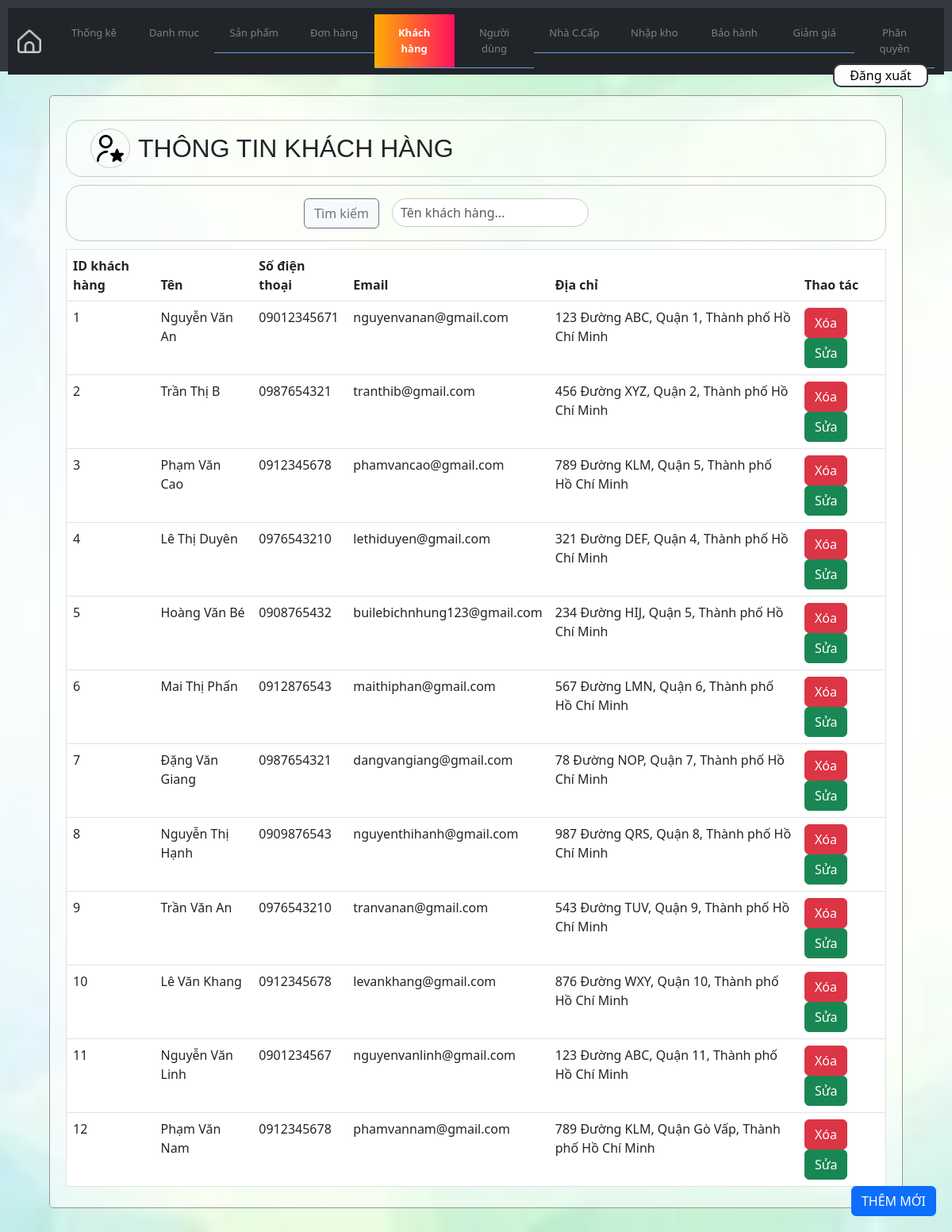
Page /admin/index.php?ctrl=customerController (signed in) on the committed database.
### tables this page shows
CREATE TABLE `khach_hang` (
  `id` int(11) NOT NULL,
  `ten` varchar(255) DEFAULT NULL,
  `so_dien_thoai` varchar(20) DEFAULT NULL,
  `email` varchar(255) DEFAULT NULL,
  `dia_chi` varchar(255) DEFAULT NULL,
  `id_nguoi_dung` int(11) DEFAULT NULL
);

### lib/database.php (called while the page is built, shortened)
<?php
class Database
{
    private $host = "localhost";
    private $username = "root";
    private $password = "";
    private $database = "phonestore";
    private $conn;
    public function __construct()
    {
        $this->conn = $this->connectDB();
    }
    private function connectDB()
    {
        $conn = mysqli_connect($this->host, $this->username, $this->password, $this->database);
        return $conn;
    }
    public function select($query)
    {
        $result = mysqli_query($this->conn, $query);
        if ($result) {
            $data = mysqli_fetch_all($result, MYSQLI_ASSOC);
            return $data;
        } else {
            die(mysqli_error($this->conn));
        }
    }
}

### admin/model/customerModel.php (called while the page is built, shortened)
<?php
class CustomerModel
{
    private $db;
    public function __construct()
    {
        $this->db = new Database();
    }
    public function getAllCustomers()
    {
        $query = "SELECT * FROM khach_hang";
        return $this->db->select($query);
    }
}

### admin/view/customerView.php (the view, shortened to what this page needs)
<!DOCTYPE html>
<html lang="vi">
<head>
    <link rel="stylesheet" href="/admin/css/common.css">
    <link href="https://cdn.jsdelivr.net/npm/bootstrap@5.3.0-alpha1/dist/css/bootstrap.min.css" rel="stylesheet">
</head>
<body>
    <div class="containerr">
        <div class="header-box">
            <div class="header-icon">
                <img src="/admin/img/icon/customer.png" alt="customerImg">
            </div>
            <h2 class="mt-0 mb-0">THÔNG TIN KHÁCH HÀNG</h2>
        </div>
        <div class="searchHolder">
            <form class="search-form-customer mt-3">
                <div class="row g-3 searchField">
                    <div class="col-auto">
                        <input type="text" id="search" name="search" placeholder="Tên khách hàng..." class="form-control" width="100%">
                    </div>
                    <div class="col-auto search">
                        <button type="submit" class="btn btn-light btn-outline-secondary">Tìm kiếm</button>
                    </div>
                </div>
            </form>
        </div>
        <div class="addNew btn btn-primary">
            <a class="addCustomerLink" href="index.php?ctrl=customerController&action=viewAddCustomer">THÊM MỚI</a>
        </div>
        <table class="table">
            <thead class="bg-dark text-white">
                <tr>
                    <th>ID khách hàng</th>
                    <th>Tên</th>
                    <th>Số điện thoại</th>
                    <th>Email</th>
                    <th>Địa chỉ</th>
                    <th>Thao tác</th>
                </tr>
            </thead>
            <tbody>
                <?php foreach ($customers as $customer) : ?>
                    <tr>
                        <td><?php echo $customer['id']; ?></td>
                        <td><?php echo $customer['ten']; ?></td>
                        <td><?php echo $customer['so_dien_thoai']; ?></td>
                        <td><?php echo $customer['email']; ?></td>
                        <td><?php echo $customer['dia_chi']; ?></td>
                        <td>
                            <a class="btn btn-danger deleteCustomerLink" href="index.php?ctrl=customerController&action=deleteCustomer&id=<?php echo $customer['id']; ?>">Xóa</a>
                            <a class="btn btn-success updateCustomerLink" href="index.php?ctrl=customerController&action=updateCustomerView&id=<?php echo $customer['id']; ?>">Sửa</a>
                        </td>
                    </tr>
                <?php endforeach; ?>
            </tbody>
        </table>
    </div>
</body>
</html>

### admin/css/style.css (style rules this page uses)
table { border-collapse: collapse; width: 100%; }
table, th, td { border: 1px solid black; }
* { margin: 0; padding: 0; box-sizing: border-box; }

### admin/css/common.css (style rules this page uses)
.search { transition: all 0.2s; }
.header-icon { width: 50px; height: 50px; margin-inline: 20px; border: 1px solid rgb(200, 200, 200); padding: 5px; border-radius: 50%; display: flex; justify-content: center; align-items: center; overflow: hidden; }
.header-icon img { width: 90%; height: 90%; object-fit: cover; }
.containerr { background-color: rgb(255, 255, 255, 0.5); padding: 10px; border: 1px solid rgb(150, 150, 150); border-radius: 5px; padding-inline: 20px; cursor: default; margin-bottom: 10px; }
.header-box { border: 1px solid rgb(200, 200, 200); padding: 10px; margin-top: 20px; display: inline-flex; align-items: center; width: 100%; border-radius: 20px; margin-bottom: 10px; }
.header-box h2 { font-family: Arial, Helvetica, sans-serif }
.header-icon { margin-right: 10px; }
.table tbody tr:nth-of-type(odd) { background-color: white; }
.table tbody tr:nth-of-type(even) { background-color: rgb(240,240,240); }
.searchHolder { border: 1px solid rgb(200, 200, 200); border-radius: 20px; padding: 0px 0px 15px 0px; margin-bottom: 10px; display: flex; align-items: center; justify-content: center; }
.searchField { width: 500px; flex-direction: row-reverse; transition: all 0.3s ease-in-out; padding-right: 100px; }
.searchField input { border: 1px solid rgb(200, 200, 200); border-radius: 20px; padding: 5px; padding-left: 10px; transition: all 0.3s ease-in-out; }
.addNew { position: fixed; transition: all 0.2s ease-out; right: 20px; bottom: 20px; transition: all 0.2s ease-out; }
.addNew a { width: fit-content; width: 150px; font-weight: 500; text-align: center; justify-content: center; text-decoration: none; color: white; transition: all 0.2s ease-out; }

### rows in the picture
khach_hang: id "1", ten "Nguyễn Văn An", so_dien_thoai "09012345671", email "nguyenvanan@gmail.com", dia_chi "123 Đường ABC, Quận 1, Thành phố Hồ Chí Minh"
khach_hang: id "2", ten "Trần Thị B", so_dien_thoai "0987654321", email "tranthib@gmail.com", dia_chi "456 Đường XYZ, Quận 2, Thành phố Hồ Chí Minh"
khach_hang: id "3", ten "Phạm Văn Cao", so_dien_thoai "0912345678", email "phamvancao@gmail.com", dia_chi "789 Đường KLM, Quận 5, Thành phố Hồ Chí Minh"
khach_hang: id "4", ten "Lê Thị Duyên", so_dien_thoai "0976543210", email "lethiduyen@gmail.com", dia_chi "321 Đường DEF, Quận 4, Thành phố Hồ Chí Minh"
khach_hang: id "5", ten "Hoàng Văn Bé", so_dien_thoai "0908765432", email "builebichnhung123@gmail.com", dia_chi "234 Đường HIJ, Quận 5, Thành phố Hồ Chí Minh"
khach_hang: id "6", ten "Mai Thị Phấn", so_dien_thoai "0912876543", email "maithiphan@gmail.com", dia_chi "567 Đường LMN, Quận 6, Thành phố Hồ Chí Minh"
khach_hang: id "7", ten "Đặng Văn Giang", so_dien_thoai "0987654321", email "dangvangiang@gmail.com", dia_chi "78 Đường NOP, Quận 7, Thành phố Hồ Chí Minh"
khach_hang: id "8", ten "Nguyễn Thị Hạnh", so_dien_thoai "0909876543", email "nguyenthihanh@gmail.com", dia_chi "987 Đường QRS, Quận 8, Thành phố Hồ Chí Minh"
khach_hang: id "9", ten "Trần Văn An", so_dien_thoai "0976543210", email "tranvanan@gmail.com", dia_chi "543 Đường TUV, Quận 9, Thành phố Hồ Chí Minh"
khach_hang: id "10", ten "Lê Văn Khang", so_dien_thoai "0912345678", email "levankhang@gmail.com", dia_chi "876 Đường WXY, Quận 10, Thành phố Hồ Chí Minh"
khach_hang: id "11", ten "Nguyễn Văn Linh", so_dien_thoai "0901234567", email "nguyenvanlinh@gmail.com", dia_chi "123 Đường ABC, Quận 11, Thành phố Hồ Chí Minh"
khach_hang: id "12", ten "Phạm Văn Nam", so_dien_thoai "0912345678", email "phamvannam@gmail.com", dia_chi "789 Đường KLM, Quận Gò Vấp, Thành phố Hồ Chí Minh"
